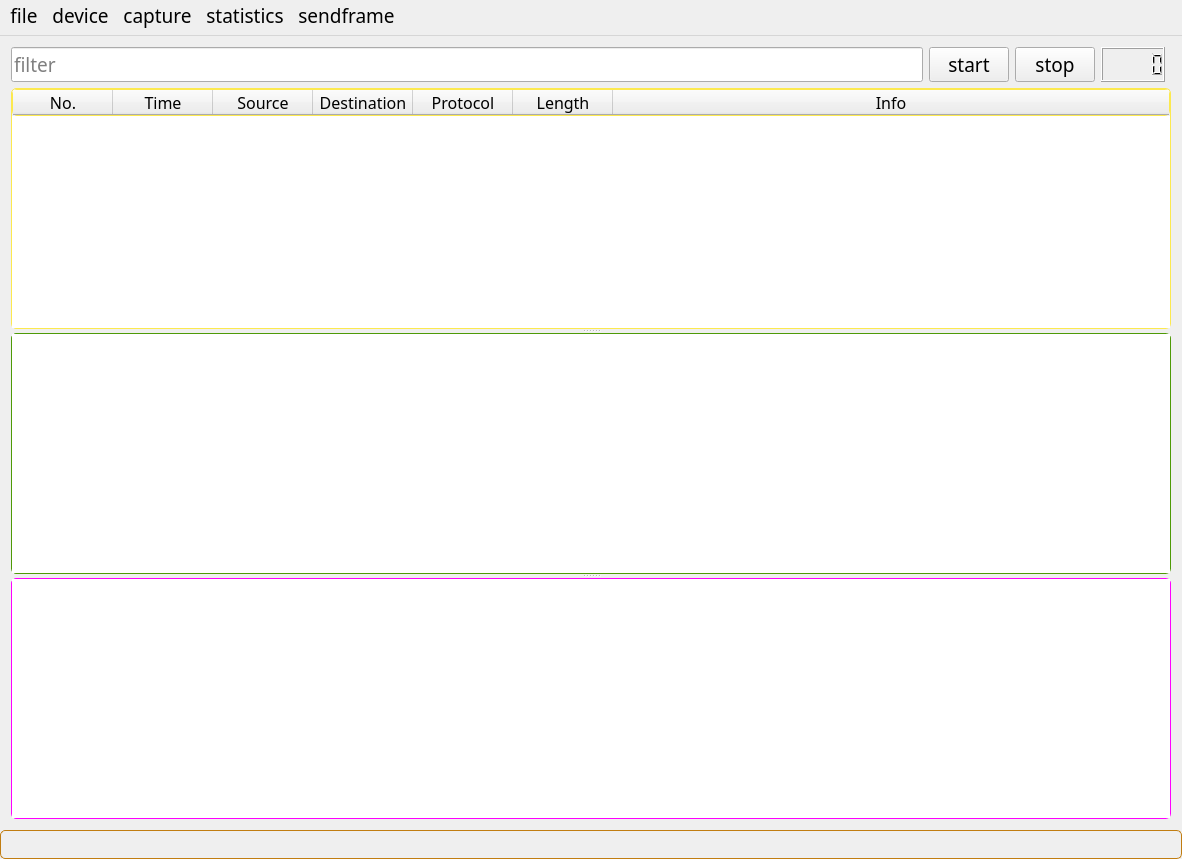
<?xml version="1.0" encoding="UTF-8"?>
<ui version="4.0">
 <class>MainWindow</class>
 <widget class="QMainWindow" name="MainWindow">
  <property name="geometry">
   <rect>
    <x>0</x>
    <y>0</y>
    <width>1182</width>
    <height>859</height>
   </rect>
  </property>
  <property name="font">
   <font>
    <family>Source Code Pro</family>
    <pointsize>14</pointsize>
    <weight>50</weight>
    <bold>false</bold>
   </font>
  </property>
  <property name="windowTitle">
   <string>Sniffer</string>
  </property>
  <widget class="QWidget" name="centralWidget">
   <layout class="QGridLayout" name="gridLayout">
    <item row="0" column="0">
     <widget class="QLineEdit" name="lineEdit">
      <property name="placeholderText">
       <string>filter</string>
      </property>
     </widget>
    </item>
    <item row="1" column="0" colspan="5">
     <widget class="QSplitter" name="splitter">
      <property name="orientation">
       <enum>Qt::Vertical</enum>
      </property>
      <widget class="QTableWidget" name="tableWidget">
       <property name="font">
        <font>
         <family>Droid Sans Georgian</family>
         <pointsize>12</pointsize>
        </font>
       </property>
       <property name="styleSheet">
        <string notr="true">border: 1px solid #FF00FF; border-radius: 5px;
border-color: rgb(252, 233, 79);</string>
       </property>
       <property name="editTriggers">
        <set>QAbstractItemView::NoEditTriggers</set>
       </property>
       <property name="selectionMode">
        <enum>QAbstractItemView::SingleSelection</enum>
       </property>
       <property name="selectionBehavior">
        <enum>QAbstractItemView::SelectRows</enum>
       </property>
       <property name="gridStyle">
        <enum>Qt::DotLine</enum>
       </property>
       <property name="sortingEnabled">
        <bool>true</bool>
       </property>
       <attribute name="horizontalHeaderVisible">
        <bool>true</bool>
       </attribute>
       <attribute name="horizontalHeaderShowSortIndicator" stdset="0">
        <bool>true</bool>
       </attribute>
       <attribute name="horizontalHeaderStretchLastSection">
        <bool>true</bool>
       </attribute>
       <attribute name="verticalHeaderVisible">
        <bool>false</bool>
       </attribute>
       <column>
        <property name="text">
         <string>No.</string>
        </property>
       </column>
       <column>
        <property name="text">
         <string>Time</string>
        </property>
       </column>
       <column>
        <property name="text">
         <string>Source</string>
        </property>
       </column>
       <column>
        <property name="text">
         <string>Destination</string>
        </property>
       </column>
       <column>
        <property name="text">
         <string>Protocol</string>
        </property>
       </column>
       <column>
        <property name="text">
         <string>Length</string>
        </property>
       </column>
       <column>
        <property name="text">
         <string>Info</string>
        </property>
       </column>
      </widget>
      <widget class="QTreeWidget" name="treeWidget">
       <property name="font">
        <font>
         <family>Source Code Pro</family>
         <pointsize>13</pointsize>
        </font>
       </property>
       <property name="styleSheet">
        <string notr="true">border: 1px solid #FF00FF; border-radius: 5px;
border-color: rgb(78, 154, 6);</string>
       </property>
       <property name="animated">
        <bool>true</bool>
       </property>
       <attribute name="headerVisible">
        <bool>false</bool>
       </attribute>
       <column>
        <property name="text">
         <string notr="true">1</string>
        </property>
       </column>
      </widget>
      <widget class="QTextEdit" name="textEdit">
       <property name="minimumSize">
        <size>
         <width>300</width>
         <height>0</height>
        </size>
       </property>
       <property name="font">
        <font>
         <family>Source Code Pro</family>
         <pointsize>13</pointsize>
         <weight>50</weight>
         <bold>false</bold>
        </font>
       </property>
       <property name="styleSheet">
        <string notr="true">border: 1px solid #FF00FF; border-radius: 5px;</string>
       </property>
       <property name="locale">
        <locale language="English" country="UnitedStates"/>
       </property>
       <property name="readOnly">
        <bool>true</bool>
       </property>
      </widget>
     </widget>
    </item>
    <item row="0" column="1">
     <widget class="QPushButton" name="pushButton_start">
      <property name="text">
       <string>start</string>
      </property>
     </widget>
    </item>
    <item row="0" column="3">
     <widget class="QLCDNumber" name="lcdNumber">
      <property name="lineWidth">
       <number>1</number>
      </property>
      <property name="digitCount">
       <number>5</number>
      </property>
      <property name="intValue" stdset="0">
       <number>0</number>
      </property>
     </widget>
    </item>
    <item row="0" column="2">
     <widget class="QPushButton" name="pushButton_stop">
      <property name="text">
       <string>stop</string>
      </property>
     </widget>
    </item>
   </layout>
  </widget>
  <widget class="QMenuBar" name="menuBar">
   <property name="geometry">
    <rect>
     <x>0</x>
     <y>0</y>
     <width>1182</width>
     <height>42</height>
    </rect>
   </property>
   <property name="font">
    <font>
     <family>Noto Serif Tamil Slanted</family>
    </font>
   </property>
   <widget class="QMenu" name="menufile">
    <property name="title">
     <string>file</string>
    </property>
    <addaction name="actionopen"/>
    <addaction name="actionclose"/>
    <addaction name="actionsave"/>
    <addaction name="separator"/>
    <addaction name="actionquit"/>
   </widget>
   <widget class="QMenu" name="menudevice">
    <property name="title">
     <string>device</string>
    </property>
    <addaction name="actionchange"/>
    <addaction name="actiondetail"/>
   </widget>
   <widget class="QMenu" name="menupacket">
    <property name="title">
     <string>capture</string>
    </property>
    <addaction name="actionstart"/>
    <addaction name="actionstop"/>
   </widget>
   <widget class="QMenu" name="menustatistics">
    <property name="title">
     <string>statistics</string>
    </property>
    <addaction name="actiondisplay_statistics"/>
    <addaction name="actionreset"/>
   </widget>
   <widget class="QMenu" name="menusendframe">
    <property name="title">
     <string>sendframe</string>
    </property>
    <addaction name="actionCreate"/>
   </widget>
   <addaction name="menufile"/>
   <addaction name="menudevice"/>
   <addaction name="menupacket"/>
   <addaction name="menustatistics"/>
   <addaction name="menusendframe"/>
  </widget>
  <widget class="QStatusBar" name="statusBar">
   <property name="font">
    <font>
     <pointsize>13</pointsize>
    </font>
   </property>
   <property name="styleSheet">
    <string notr="true">border: 1px solid #FF00FF; border-radius: 5px;
border-color: rgb(193, 125, 17);</string>
   </property>
   <property name="sizeGripEnabled">
    <bool>false</bool>
   </property>
  </widget>
  <action name="actionopen">
   <property name="text">
    <string>open</string>
   </property>
   <property name="font">
    <font>
     <pointsize>13</pointsize>
    </font>
   </property>
  </action>
  <action name="actionsave">
   <property name="text">
    <string>save</string>
   </property>
   <property name="font">
    <font>
     <pointsize>13</pointsize>
    </font>
   </property>
  </action>
  <action name="actionquit">
   <property name="text">
    <string>quit</string>
   </property>
   <property name="font">
    <font>
     <pointsize>13</pointsize>
    </font>
   </property>
  </action>
  <action name="actionchange">
   <property name="text">
    <string>change</string>
   </property>
   <property name="font">
    <font>
     <pointsize>13</pointsize>
    </font>
   </property>
  </action>
  <action name="actiondetail">
   <property name="text">
    <string>detail</string>
   </property>
   <property name="font">
    <font>
     <pointsize>13</pointsize>
    </font>
   </property>
  </action>
  <action name="actionstart">
   <property name="text">
    <string>start</string>
   </property>
   <property name="font">
    <font>
     <pointsize>13</pointsize>
    </font>
   </property>
  </action>
  <action name="actionstop">
   <property name="text">
    <string>stop</string>
   </property>
   <property name="font">
    <font>
     <pointsize>13</pointsize>
    </font>
   </property>
  </action>
  <action name="actionclose">
   <property name="text">
    <string>clear</string>
   </property>
   <property name="font">
    <font>
     <pointsize>13</pointsize>
    </font>
   </property>
  </action>
  <action name="actiondisplay_statistics">
   <property name="text">
    <string>display statistics</string>
   </property>
   <property name="font">
    <font>
     <pointsize>13</pointsize>
    </font>
   </property>
  </action>
  <action name="actionreset">
   <property name="text">
    <string>reset</string>
   </property>
   <property name="font">
    <font>
     <pointsize>13</pointsize>
    </font>
   </property>
  </action>
  <action name="actionCreate">
   <property name="text">
    <string>Create</string>
   </property>
   <property name="font">
    <font>
     <pointsize>13</pointsize>
    </font>
   </property>
  </action>
 </widget>
 <layoutdefault spacing="6" margin="11"/>
 <resources/>
 <connections>
  <connection>
   <sender>actionquit</sender>
   <signal>triggered()</signal>
   <receiver>MainWindow</receiver>
   <slot>close()</slot>
   <hints>
    <hint type="sourcelabel">
     <x>-1</x>
     <y>-1</y>
    </hint>
    <hint type="destinationlabel">
     <x>540</x>
     <y>335</y>
    </hint>
   </hints>
  </connection>
 </connections>
</ui>
